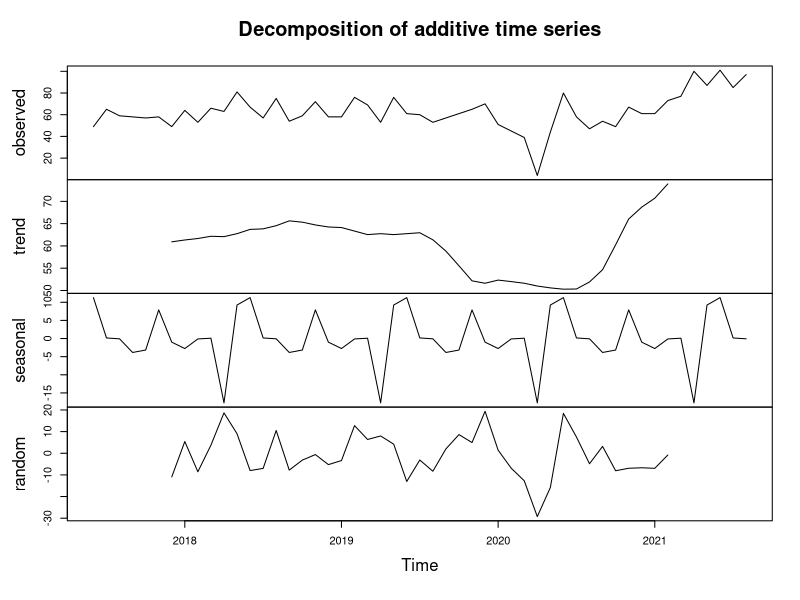
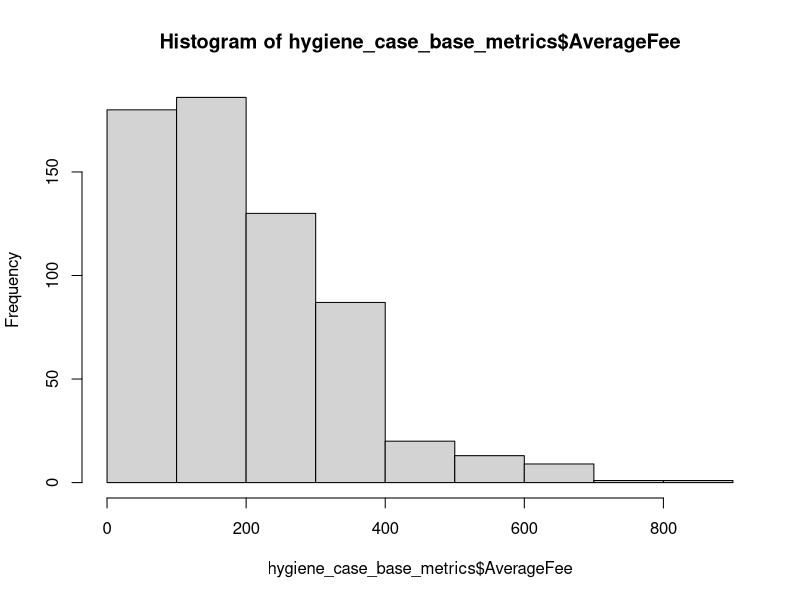
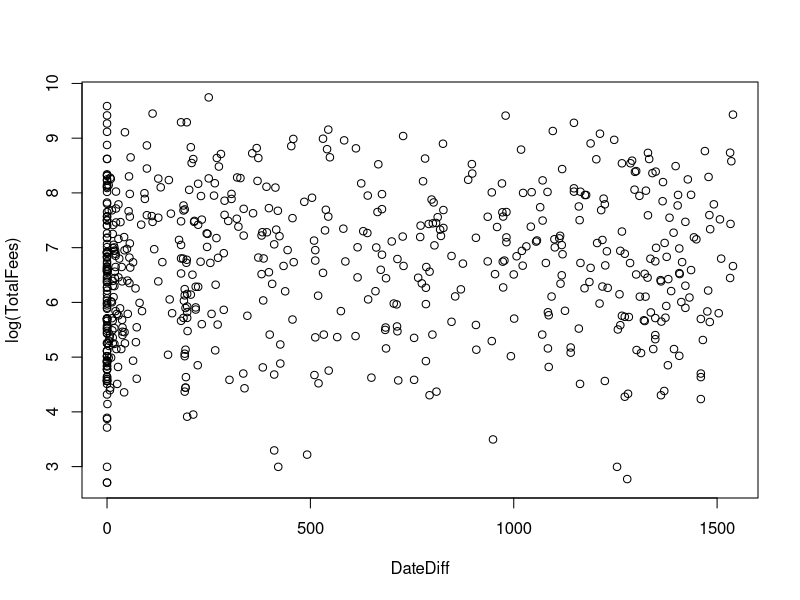
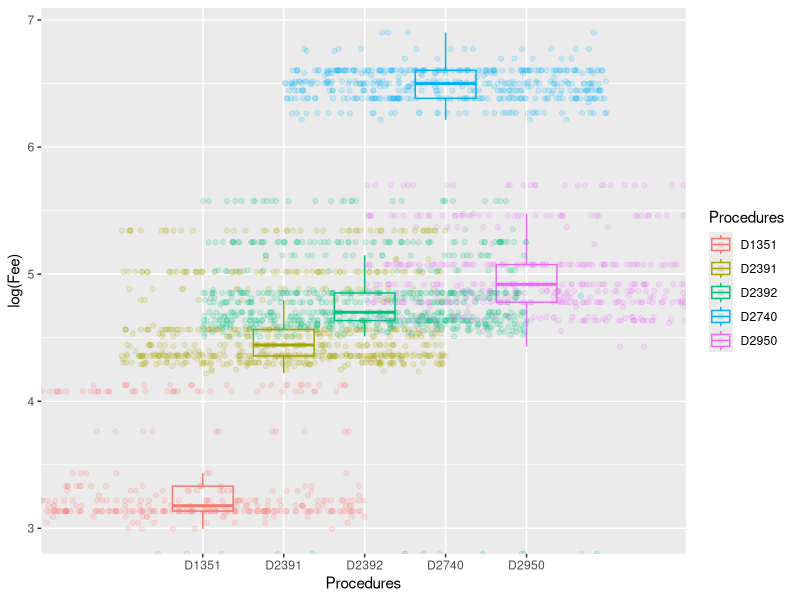

Source code (R) for these figures, in order:
library(tidyverse)
library(lubridate)

hygiene_case <- read.csv('Data/DentalIntelFiles/hygiene_case.csv',na.strings=c(""," ","NA"))

hygiene_case <- hygiene_case %>% 
  mutate(
    Fee = as.numeric(str_remove(str_trim(Fee),'\\$'))
  ) 




4## Basic Time Series Analysis

monthly_hygiene_case <- hygiene_case %>% 
  mutate(BeginningOfMonth = floor_date(mdy(Presented),'month')) %>% 
  group_by(BeginningOfMonth) %>% 
  summarise(Monthy = length(unique(Patient))) 


monthly_hygiene_case_ts <- ts(monthly_hygiene_case$Monthy, start = c(2017,6), frequency = 12)  

monthly_hygiene_case_ts_decompose <- decompose(monthly_hygiene_case_ts)
plot(monthly_hygiene_case_ts_decompose)


## Average Revenue Per User
hygiene_case_base_metrics <- hygiene_case %>% 
  group_by(Patient) %>% 
  summarise(TotalFees = sum(Fee, na.rm = TRUE),
            AverageFee = mean(Fee, na.rm = TRUE),
            TotalProdcedures = n(),
            FirstProcedure = min(mdy(Presented)),
            MostRecentProcedure = max(mdy(Presented)),
            DateDiff = (MostRecentProcedure - FirstProcedure),
            AverageDaysBetweenAppointment = (MostRecentProcedure - FirstProcedure)/TotalProdcedures,
            logTotalFee = log(TotalFees),
            logAvgFee = log(AverageFee)
            
            )

## 
hist(hygiene_case_base_metrics$AverageFee)


hygiene_case_base_metrics2 <- hygiene_case_base_metrics %>% 
  filter(!is.infinite(logTotalFee))

Fees.lm <- lm(logTotalFee ~ DateDiff, data = hygiene_case_base_metrics2)

summary(Fees.lm)

plot(log(TotalFees) ~ DateDiff, data = hygiene_case_base_metrics2)

## Find Top 10 Procedures And Fees

hygiene_case_cost_df <- hygiene_case %>% 
  group_by(Procedures) %>% 
  summarise(
    avg_cost = mean(Fee, na.rm = TRUE),
    max_cost = max(Fee, na.rm = TRUE),
    min_cost = min(Fee, na.rm = TRUE),
    count = sum(if_else(!is.na(Fee),1,0))
    ) %>% 
  arrange(desc(count)) %>% 
  filter(!is.na(Procedures))

summary(hygiene_case$Fee)

hygiene_case %>% 
  filter(Procedures %in% head(hygiene_case_cost_df$Procedures,5)) %>% 
  # sample_n(size = 30) %>% 
  ggplot()+
  geom_boxplot(aes(x = Procedures, y = log(Fee), color = Procedures),outlier.shape=NA, fill =NA)+
  geom_jitter(aes(x = Procedures, y = log(Fee), color = Procedures), alpha = 0.15,width = 2.0)
